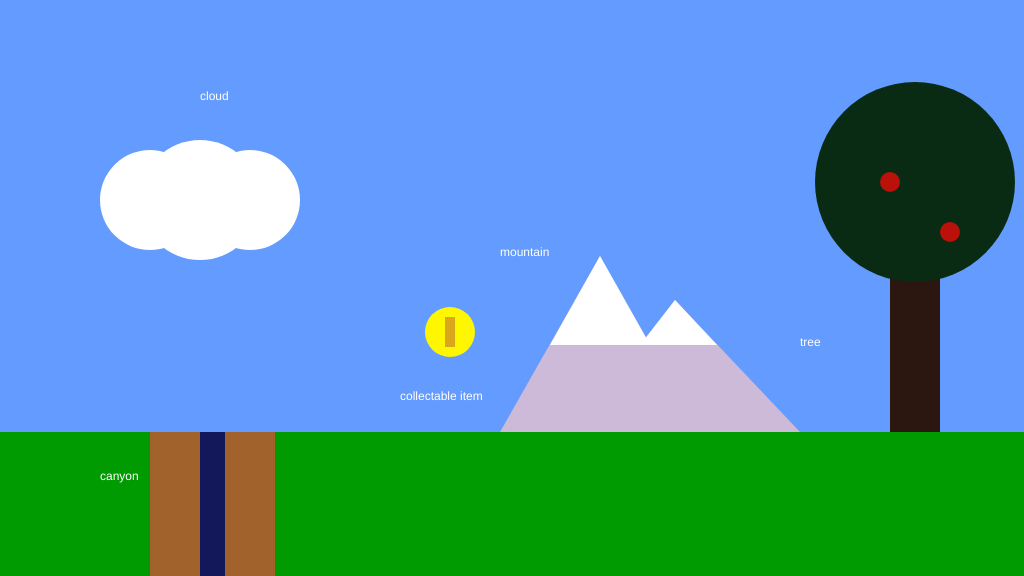
Frame 1 (no input)
Frame 60 (no input): identical to frame 1, image omitted
Frame 120 (the mouse pressed at the canvas centre since frame 60): identical to frame 1, image omitted

The p5.js sketch that drew this single still picture (run headless with seeded random() and noise() and a simulated clock; from frame 60 on, the mouse is pressed at the canvas centre):

// p5.js sketch
// ── sketch.js
/*

The Game Project

1 - Background Scenery

Use p5 drawing functions such as rect, ellipse, line, triangle and
point to draw the scenery as set out in the code comments. The items
should appear next to the text titles.

Each bit of scenery is worth two marks:

0 marks = not a reasonable attempt
1 mark = attempted but it's messy or lacks detail
2 marks = you've used several shape functions to create the scenery

I've given titles and chosen some base colours, but feel free to
imaginatively modify these and interpret the scenery titles loosely to
match your game theme.


WARNING: Do not get too carried away. If you're shape takes more than 5 lines
of code to draw then you've probably over done it.


*/

var groundHeight = 432;

function setup()
{
	createCanvas(1024, 576);
}

function draw()
{
	background(100, 155, 255); //fill the sky blue

	noStroke();
	fill(0,155,0);
	rect(0, groundHeight, 1024, 144); //draw some green ground

	//1. a cloud in the sky
	//... add your code here
  
  fill(255);
  ellipse(200, 200, 120);
  ellipse(250, 200, 100);
  ellipse(150, 200, 100);

	noStroke();
	fill(255);
	text("cloud", 200, 100);

	//2. a mountain in the distance
	//... add your code here
  
  fill(205, 186, 217);
  triangle(600, 256, 700, groundHeight, 500, groundHeight);
  fill(255);
  triangle(600, 256, 650, 345, 550, 345);
  
  fill(205, 186, 217);
  triangle(675, 300, 800, groundHeight, 575, groundHeight);
  fill(255);
  triangle(675, 300, 717, 345, 640, 345);

	noStroke();
	fill(255);
	text("mountain", 500, 256);

	//3. a tree
	//... add your code here
  
  var treeHeight = 250;
  
  //trunk
  fill(43, 23, 15);
  rect(890, groundHeight - treeHeight, 50, treeHeight);
  
  //head
  fill(10, 43, 19);
  ellipse(915, groundHeight - treeHeight, 200);
  
  //fruit
  fill(186, 17, 11);
  ellipse(890, groundHeight - treeHeight, 20);
  ellipse(950, groundHeight - treeHeight + 50, 20);

	noStroke();
	fill(255);
	text("tree", 800, 346);

	//4. a canyon
	//NB. the canyon should go from ground-level to the bottom of the screen

	//... add your code here
  
  fill(161, 98, 43);
  rect(150, groundHeight, 50, 144);
  
  fill(18, 24, 89);  
  rect(200, groundHeight, 25, 144);
  
  fill(161, 98, 43);
  rect(225, groundHeight, 50, 144);

	noStroke();
	fill(255);
	text("canyon", 100, 480);

	//5. a collectable token - eg. a jewel, fruit, coins
	//... add your code here
  
  fill(255, 247, 0);
  ellipse(450, groundHeight - 100, 50);
  fill(217, 166, 28);
  rect(445, groundHeight - 115, 10, 30);

	noStroke();
	fill(255);
	text("collectable item", 400, 400);
}
